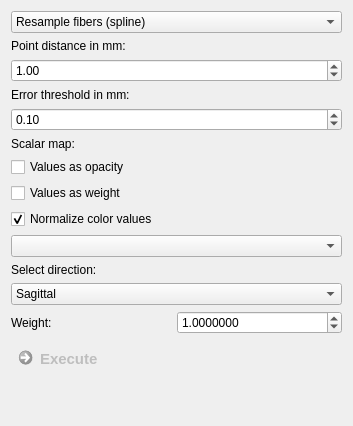
     <widget class="QWidget" name="page_4">
      <property name="geometry">
       <rect>
        <x>0</x>
        <y>0</y>
        <width>353</width>
        <height>426</height>
       </rect>
      </property>
      <attribute name="label">
       <string>Bundle Modification</string>
      </attribute>
      <attribute name="toolTip">
       <string>Modify the selected bundle with operations such as fiber resampling, FA coloring, etc.</string>
      </attribute>
      <layout class="QGridLayout" name="gridLayout_10">
       <item row="2" column="0">
        <widget class="QFrame" name="m_CompressFibersFrame">
         <property name="frameShape">
          <enum>QFrame::NoFrame</enum>
         </property>
         <property name="frameShadow">
          <enum>QFrame::Raised</enum>
         </property>
         <layout class="QGridLayout" name="gridLayout_15">
          <property name="leftMargin">
           <number>0</number>
          </property>
          <property name="topMargin">
           <number>0</number>
          </property>
          <property name="rightMargin">
           <number>0</number>
          </property>
          <property name="bottomMargin">
           <number>0</number>
          </property>
          <property name="horizontalSpacing">
           <number>0</number>
          </property>
          <property name="verticalSpacing">
           <number>6</number>
          </property>
          <item row="0" column="0">
           <widget class="QLabel" name="label_10">
            <property name="text">
             <string>Error threshold in mm:</string>
            </property>
           </widget>
          </item>
          <item row="1" column="0">
           <widget class="QDoubleSpinBox" name="m_ErrorThresholdBox">
            <property name="maximum">
             <double>999999999.000000000000000</double>
            </property>
            <property name="singleStep">
             <double>0.100000000000000</double>
            </property>
            <property name="value">
             <double>0.100000000000000</double>
            </property>
           </widget>
          </item>
         </layout>
        </widget>
       </item>
       <item row="4" column="0">
        <widget class="QFrame" name="m_MirrorFibersFrame">
         <property name="frameShape">
          <enum>QFrame::NoFrame</enum>
         </property>
         <property name="frameShadow">
          <enum>QFrame::Raised</enum>
         </property>
         <layout class="QGridLayout" name="gridLayout_17">
          <property name="leftMargin">
           <number>0</number>
          </property>
          <property name="topMargin">
           <number>0</number>
          </property>
          <property name="rightMargin">
           <number>0</number>
          </property>
          <property name="bottomMargin">
           <number>0</number>
          </property>
          <property name="horizontalSpacing">
           <number>0</number>
          </property>
          <property name="verticalSpacing">
           <number>6</number>
          </property>
          <item row="1" column="0">
           <widget class="QComboBox" name="m_MirrorFibersBox">
            <item>
             <property name="text">
              <string>Sagittal</string>
             </property>
            </item>
            <item>
             <property name="text">
              <string>Coronal</string>
             </property>
            </item>
            <item>
             <property name="text">
              <string>Axial</string>
             </property>
            </item>
           </widget>
          </item>
          <item row="0" column="0">
           <widget class="QLabel" name="label_13">
            <property name="text">
             <string>Select direction:</string>
            </property>
           </widget>
          </item>
         </layout>
        </widget>
       </item>
       <item row="3" column="0">
        <widget class="QFrame" name="m_ColorFibersFrame">
         <property name="frameShape">
          <enum>QFrame::NoFrame</enum>
         </property>
         <property name="frameShadow">
          <enum>QFrame::Raised</enum>
         </property>
         <layout class="QGridLayout" name="gridLayout_16">
          <property name="leftMargin">
           <number>0</number>
          </property>
          <property name="topMargin">
           <number>0</number>
          </property>
          <property name="rightMargin">
           <number>0</number>
          </property>
          <property name="bottomMargin">
           <number>0</number>
          </property>
          <property name="horizontalSpacing">
           <number>0</number>
          </property>
          <property name="verticalSpacing">
           <number>6</number>
          </property>
          <item row="0" column="0">
           <widget class="QLabel" name="label_12">
            <property name="text">
             <string>Scalar map:</string>
            </property>
           </widget>
          </item>
          <item row="1" column="0">
           <widget class="QCheckBox" name="m_FiberOpacityBox">
            <property name="toolTip">
             <string>If checked, the image values are not only used to color the fibers but are also used as opaxity values.</string>
            </property>
            <property name="text">
             <string>Values as opacity</string>
            </property>
            <property name="checked">
             <bool>false</bool>
            </property>
           </widget>
          </item>
          <item row="3" column="0">
           <widget class="QCheckBox" name="m_NormalizeColorValues">
            <property name="toolTip">
             <string>The values used to color the fibers are min-max normalized. If not checked, the values should be between 0 and 1.</string>
            </property>
            <property name="text">
             <string>Normalize color values</string>
            </property>
            <property name="checked">
             <bool>true</bool>
            </property>
           </widget>
          </item>
          <item row="4" column="0">
           <widget class="QmitkDataStorageComboBox" name="m_ColorMapBox"/>
          </item>
          <item row="2" column="0">
           <widget class="QCheckBox" name="m_ValueAsWeightBox">
            <property name="toolTip">
             <string>If checked, the (mean) unnormalized values per fiber are also used as fiber weights, e.g. the fiber length in mm.</string>
            </property>
            <property name="text">
             <string>Values as weight</string>
            </property>
            <property name="checked">
             <bool>false</bool>
            </property>
           </widget>
          </item>
         </layout>
        </widget>
       </item>
       <item row="0" column="0">
        <widget class="QComboBox" name="m_ModificationMethodBox">
         <property name="sizePolicy">
          <sizepolicy hsizetype="Expanding" vsizetype="Fixed">
           <horstretch>0</horstretch>
           <verstretch>0</verstretch>
          </sizepolicy>
         </property>
         <item>
          <property name="text">
           <string>Resample fibers (spline)</string>
          </property>
         </item>
         <item>
          <property name="text">
           <string>Resample fibers (linear)</string>
          </property>
         </item>
         <item>
          <property name="text">
           <string>Compress fibers</string>
          </property>
         </item>
         <item>
          <property name="text">
           <string>Mirror fibers</string>
          </property>
         </item>
         <item>
          <property name="text">
           <string>Weight bundle</string>
          </property>
         </item>
         <item>
          <property name="text">
           <string>Color fibers by fiber weights</string>
          </property>
         </item>
         <item>
          <property name="text">
           <string>Color &amp; weight fibers by curvature</string>
          </property>
         </item>
         <item>
          <property name="text">
           <string>Color &amp; weight fibers by length</string>
          </property>
         </item>
         <item>
          <property name="text">
           <string>Color &amp; weight fibers by scalar map (e.g. FA)</string>
          </property>
         </item>
        </widget>
       </item>
       <item row="1" column="0">
        <widget class="QFrame" name="m_SmoothFibersFrame">
         <property name="frameShape">
          <enum>QFrame::NoFrame</enum>
         </property>
         <property name="frameShadow">
          <enum>QFrame::Raised</enum>
         </property>
         <layout class="QGridLayout" name="gridLayout_7">
          <property name="leftMargin">
           <number>0</number>
          </property>
          <property name="topMargin">
           <number>0</number>
          </property>
          <property name="rightMargin">
           <number>0</number>
          </property>
          <property name="bottomMargin">
           <number>0</number>
          </property>
          <property name="horizontalSpacing">
           <number>0</number>
          </property>
          <property name="verticalSpacing">
           <number>6</number>
          </property>
          <item row="1" column="0">
           <widget class="QDoubleSpinBox" name="m_SmoothFibersBox">
            <property name="minimum">
             <double>0.010000000000000</double>
            </property>
            <property name="maximum">
             <double>999999999.000000000000000</double>
            </property>
            <property name="singleStep">
             <double>0.100000000000000</double>
            </property>
            <property name="value">
             <double>1.000000000000000</double>
            </property>
           </widget>
          </item>
          <item row="0" column="0">
           <widget class="QLabel" name="label_11">
            <property name="text">
             <string>Point distance in mm:</string>
            </property>
           </widget>
          </item>
         </layout>
        </widget>
       </item>
       <item row="7" column="0">
        <spacer name="verticalSpacer_3">
         <property name="orientation">
          <enum>Qt::Vertical</enum>
         </property>
         <property name="sizeHint" stdset="0">
          <size>
           <width>20</width>
           <height>40</height>
          </size>
         </property>
        </spacer>
       </item>
       <item row="6" column="0">
        <widget class="QCommandLinkButton" name="m_ModifyButton">
         <property name="enabled">
          <bool>false</bool>
         </property>
         <property name="sizePolicy">
          <sizepolicy hsizetype="Preferred" vsizetype="Preferred">
           <horstretch>0</horstretch>
           <verstretch>0</verstretch>
          </sizepolicy>
         </property>
         <property name="maximumSize">
          <size>
           <width>200</width>
           <height>16777215</height>
          </size>
         </property>
         <property name="font">
          <font>
           <pointsize>11</pointsize>
          </font>
         </property>
         <property name="toolTip">
          <string/>
         </property>
         <property name="text">
          <string>Execute</string>
         </property>
        </widget>
       </item>
       <item row="5" column="0">
        <widget class="QFrame" name="m_BundleWeightFrame">
         <property name="frameShape">
          <enum>QFrame::NoFrame</enum>
         </property>
         <property name="frameShadow">
          <enum>QFrame::Raised</enum>
         </property>
         <layout class="QGridLayout" name="gridLayout_18">
          <property name="leftMargin">
           <number>0</number>
          </property>
          <property name="topMargin">
           <number>0</number>
          </property>
          <property name="rightMargin">
           <number>0</number>
          </property>
          <property name="bottomMargin">
           <number>0</number>
          </property>
          <property name="spacing">
           <number>0</number>
          </property>
          <item row="0" column="0">
           <widget class="QLabel" name="label_15">
            <property name="text">
             <string>Weight:</string>
            </property>
           </widget>
          </item>
          <item row="0" column="1">
           <widget class="QDoubleSpinBox" name="m_BundleWeightBox">
            <property name="decimals">
             <number>7</number>
            </property>
            <property name="maximum">
             <double>999999999.000000000000000</double>
            </property>
            <property name="singleStep">
             <double>0.100000000000000</double>
            </property>
            <property name="value">
             <double>1.000000000000000</double>
            </property>
           </widget>
          </item>
         </layout>
        </widget>
       </item>
      </layout>
     </widget>
